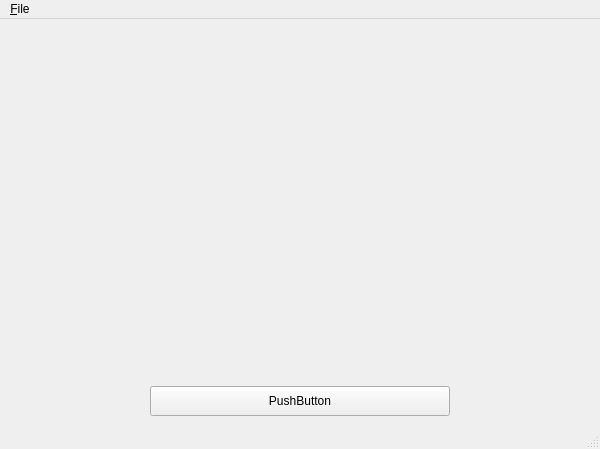
<?xml version="1.0" encoding="UTF-8"?>
<ui version="4.0">
 <class>MainWindow</class>
 <widget class="QMainWindow" name="MainWindow">
  <property name="geometry">
   <rect>
    <x>0</x>
    <y>0</y>
    <width>600</width>
    <height>449</height>
   </rect>
  </property>
  <property name="windowTitle">
   <string>Hello, World!</string>
  </property>
  <widget class="QWidget" name="centralWidget">
   <layout class="QGridLayout" name="gridLayout">
    <item row="1" column="0">
     <widget class="QLabel" name="label">
      <property name="text">
       <string/>
      </property>
      <property name="pixmap">
       <pixmap resource="resources.qrc">:/resources/helloworld-transparent.png</pixmap>
      </property>
      <property name="alignment">
       <set>Qt::AlignCenter</set>
      </property>
     </widget>
    </item>
    <item row="2" column="0">
     <widget class="QPushButton" name="pushButton">
      <property name="maximumSize">
       <size>
        <width>300</width>
        <height>30</height>
       </size>
      </property>
      <property name="text">
       <string>PushButton</string>
      </property>
     </widget>
    </item>
   </layout>
  </widget>
  <widget class="QMenuBar" name="menuBar">
   <property name="geometry">
    <rect>
     <x>0</x>
     <y>0</y>
     <width>600</width>
     <height>20</height>
    </rect>
   </property>
   <widget class="QMenu" name="menuFile">
    <property name="title">
     <string>&amp;File</string>
    </property>
    <addaction name="actionExit"/>
   </widget>
   <addaction name="menuFile"/>
  </widget>
  <widget class="QStatusBar" name="statusBar"/>
  <action name="actionExit">
   <property name="text">
    <string>E&amp;xit</string>
   </property>
  </action>
 </widget>
 <layoutdefault spacing="6" margin="11"/>
 <resources>
  <include location="resources.qrc"/>
 </resources>
 <connections/>
</ui>
